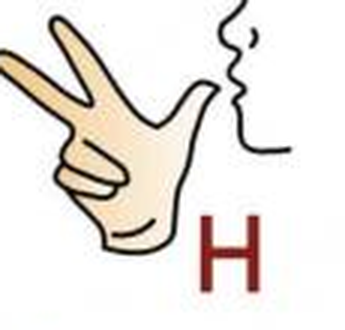
#> input picture pasos/referencia_lse/letra_H_signame.png, 345 x 330 px, found by its file name
$ python reference_viewer.py
#> lines starting #> are read from the running program, lines starting #| are printed output that depends on the picture
### lse_auth/alphabet.py
# letras que reconocemos y como deberian verse (paso 1)
# solo mano derecha, H estatica, la O es el circulo pulgar-indice + 3 dedos

UNLOCK_SEQUENCE = ("H", "O", "L", "A")
NO_SIGN = "NONE"
CLASS_LABELS = (NO_SIGN, "H", "O", "L", "A")   # el orden es la tecla en capture_dataset
DOMINANT_HAND = "right"


class HandShape:
    def __init__(self, letter, description, extended_fingers, has_hole,
                 thumb_apart, orientation, reference_image):
        self.letter = letter
        self.description = description
        self.extended_fingers = extended_fingers   # (min, max) puntas que esperamos
        self.has_hole = has_hole
        self.thumb_apart = thumb_apart
        self.orientation = orientation
        self.reference_image = reference_image


# ojo: "dedos" = puntas en la silueta, en la H indice y corazon salen como uno gordo
LETTERS = {
    "H": HandShape("H", "Index and middle fingers extended together pointing "
                        "sideways, the rest of the fingers closed (static version).",
                   (1, 2), False, False, "horizontal", "letra_H_signame.png"),
    "O": HandShape("O", "Thumb and index touching in a small circle (like 'OK'), "
                        "middle, ring and little fingers extended and apart.",
                   (2, 4), True, False, "vertical", "letra_O_foaps.png"),
    "L": HandShape("L", "Index finger up and thumb extended sideways at ~90 "
                        "degrees, the other fingers closed.",
                   (2, 2), False, True, "any", "letra_L_signame.png"),
    "A": HandShape("A", "Closed fist with the thumb resting on the side of the "
                        "fingers. Compact silhouette, no loose fingers.",
                   (0, 0), False, False, "any", "letra_A_signame.png"),
}
#> in build_panel, img is the input picture: shape (330, 345, 3); mean B, G, R 225.4, 229.8, 234.3


# [5 lines left out: function key_to_label, not called in this run]

### lse_auth/reference_viewer.py
# panel con las imagenes de referencia de H, O, L, A juntas (paso 1 y para el informe)
#   python -m lse_auth.reference_viewer [--no-show]

import argparse
import os

import cv2
import numpy as np

from lse_auth import config
from lse_auth.alphabet import LETTERS, UNLOCK_SEQUENCE

TILE_SIZE = 320
HEADER_HEIGHT = 50
OUTPUT_FILE = os.path.join(config.REFERENCE_DIR, "panel_HOLA.png")


def make_tile(image, title):
    # cuadrado manteniendo la proporcion, blanco alrededor y la letra arriba
#> called with title = '1. H'
    h, w = image.shape[:2]
#> h = 330; w = 345
    s = TILE_SIZE / max(h, w)
#> s = 0.928
    small = cv2.resize(image, (int(w * s), int(h * s)), interpolation=cv2.INTER_AREA)
    canvas = np.full((TILE_SIZE, TILE_SIZE, 3), 255, dtype=np.uint8)
    y0 = (TILE_SIZE - small.shape[0]) // 2
#> y0 = 7
    x0 = (TILE_SIZE - small.shape[1]) // 2
#> x0 = 0
    canvas[y0:y0 + small.shape[0], x0:x0 + small.shape[1]] = small
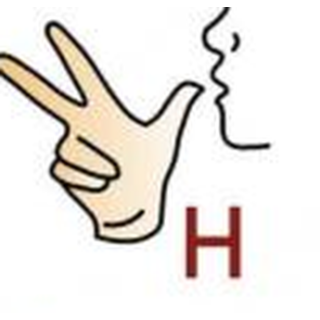
#> canvas: shape (320, 320, 3); mean B, G, R 226.7, 230.9, 235.2

    header = np.full((HEADER_HEIGHT, TILE_SIZE, 3), 255, dtype=np.uint8)
    cv2.putText(header, title, (10, 36), cv2.FONT_HERSHEY_SIMPLEX, 1.1, (0, 0, 0), 2, cv2.LINE_AA)
    return np.vstack([header, canvas])
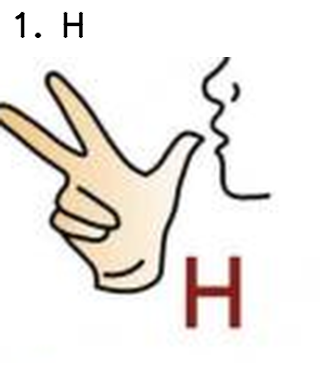
#> returned value: shape (370, 320, 3); mean of channels 0, 1, 2 229.8, 233.4, 237.1; drawn as B, G, R


def build_panel():
    tiles = []
    for i, letter in enumerate(UNLOCK_SEQUENCE, start=1):
        path = os.path.join(config.REFERENCE_DIR, LETTERS[letter].reference_image)
        img = cv2.imread(path)
        if img is None:
            raise FileNotFoundError(f"Reference image not found: {path}")
        tiles.append(make_tile(img, f"{i}. {letter}"))
#> pass 2 of the loop in build_panel, `for i, letter in enumerate(UNLOCK_SEQUENCE, start=1):`:
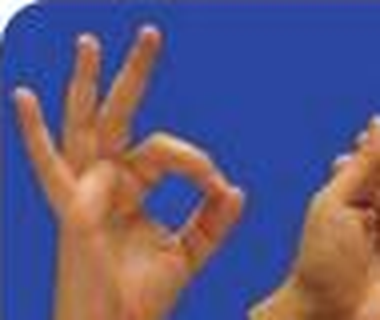
#> input picture pasos/referencia_lse/letra_O_foaps.png, 380 x 320 px, found by its file name
#> in build_panel, img is the input picture: shape (320, 380, 3); mean B, G, R 124.6, 88.3, 96.5
#> small: shape (269, 320, 3)
#> in make_tile (call 2), `canvas[y0:y0 + small.shape[0], x0:x0 + small.shape[1]] = small`:
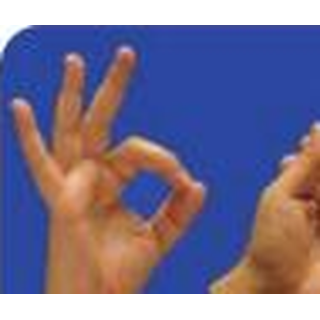
#> canvas: shape (320, 320, 3); mean B, G, R 145.4, 114.9, 121.8
#> in make_tile (call 2), `return np.vstack([header, canvas])`:
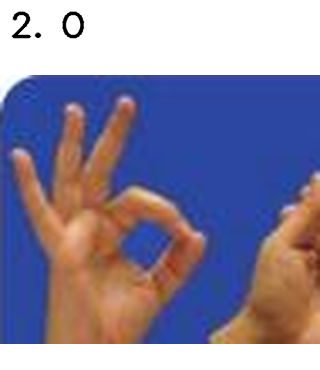
#> returned value: shape (370, 320, 3); mean of channels 0, 1, 2 159.2, 132.8, 138.8; drawn as B, G, R
#> pass 3 of the loop in build_panel, `for i, letter in enumerate(UNLOCK_SEQUENCE, start=1):`:
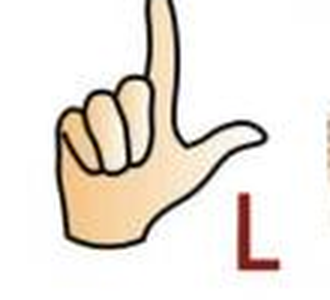
#> input picture pasos/referencia_lse/letra_L_signame.png, 330 x 300 px, found by its file name
#> in build_panel, img is the input picture: shape (300, 330, 3); mean B, G, R 222.8, 229.8, 235.7
#> small: shape (290, 320, 3)
#> in make_tile (call 3), `canvas[y0:y0 + small.shape[0], x0:x0 + small.shape[1]] = small`:
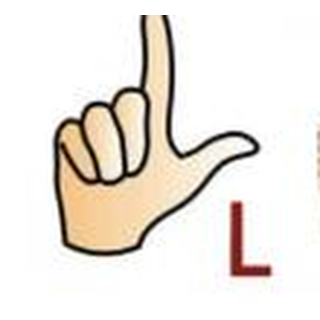
#> canvas: shape (320, 320, 3); mean B, G, R 225.8, 232.2, 237.5
#> in make_tile (call 3), `return np.vstack([header, canvas])`:
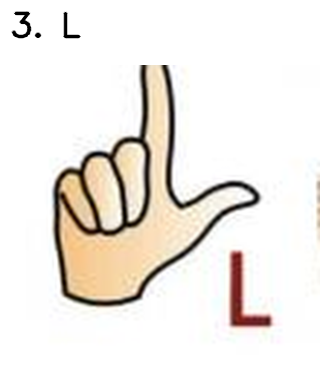
#> returned value: shape (370, 320, 3); mean of channels 0, 1, 2 229, 234.5, 239.1; drawn as B, G, R
#> the loop made 4 passes; the first 3 are shown

    sep = np.full((tiles[0].shape[0], 4, 3), 200, dtype=np.uint8)
    row = [tiles[0]]
    for t in tiles[1:]:
        row += [sep, t]
    return np.hstack(row)
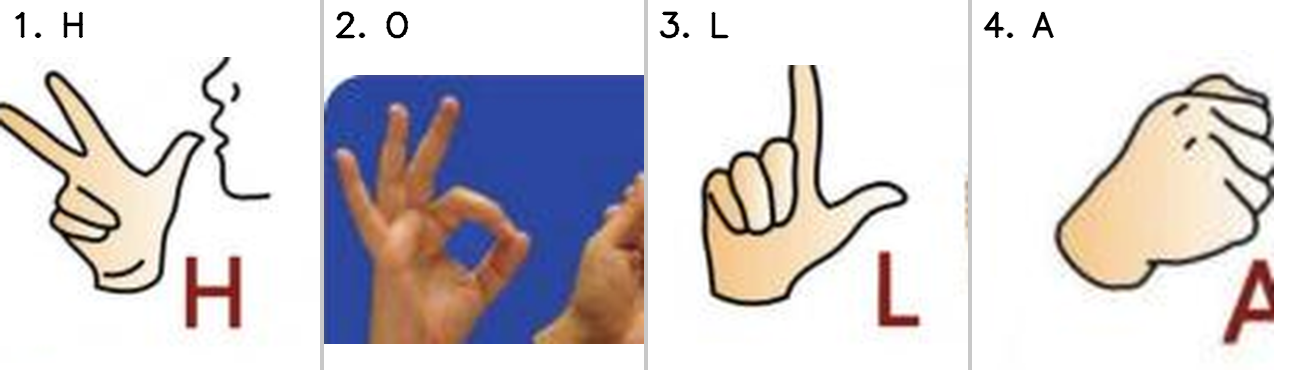
#> returned value: shape (370, 1292, 3); mean of channels 0, 1, 2 211.1, 208.6, 213.5; drawn as B, G, R


def main():
    parser = argparse.ArgumentParser(description="Show the H-O-L-A reference panel.")
    parser.add_argument("--no-show", action="store_true",
                        help="save the panel without opening a window")
    args = parser.parse_args()

    panel = build_panel()
    cv2.imwrite(OUTPUT_FILE, panel)
    print(f"Panel saved to {OUTPUT_FILE}")
    for letter in UNLOCK_SEQUENCE:
        print(f"  {letter}: {LETTERS[letter].description}")

    if not args.no_show:
        cv2.imshow("LSE reference: H-O-L-A", panel)
        cv2.waitKey()
        cv2.destroyAllWindows()


if __name__ == "__main__":
    main()
